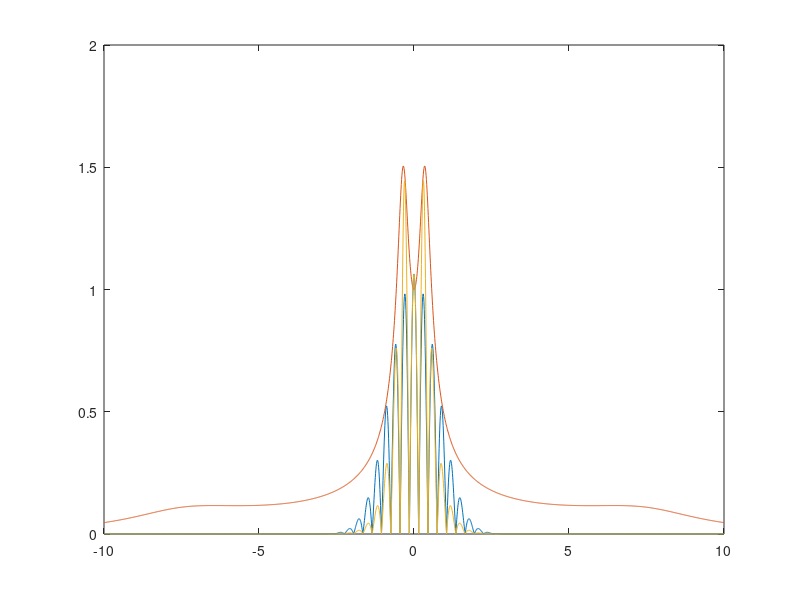

MATLAB code to generate this figure:
M1 = 400;
M2 = 40;
K1 = 2500;
K2 = 100000;
B1 = 1000;
B2 = 0;

H = [1 0 0 0];
PHI = [0
    K2];
PSI = [0
    B2];
I = [1 0
    0 1];
M = [M1 0
    0 M2];
K = [K1 -K1
    -K1 K1+K2];
B = [B1 -B1
    -B1 B1+B2];

zeri= [0 0
    0 0];

zeri2 = [0 
     0];

F = [zeri I
    -inv(M)*K -inv(M)*B];

G1 = [0
      0
    M\PHI];

G2 = F*[0
    0
    M\PSI];

G = G1 + G2;

P = tf(ss(F,G,H,0));

%%

% t= 0:0.01:20;
% t0 = 10;
% 
% sigma = 3;
% u1 = exp(-((t-t0).^2)/sigma^2);
% sigma = 1;
% u2 = exp(-(t-t0).^2/sigma^2);
% sigma = .3;
% u3 = exp(-(t-t0).^2/sigma^2);

% lsim(P,u1,t);
% lsim(P,u2,t);
% lsim(P,u3,t);

% y1 = lsim(P,u1,t);
% y2 = lsim(P,u2,t);
% y3 = lsim(P,u3,t);

% plot(t, y1)
% hold on
% plot(t, y2)
% hold on
% plot(t, y3)
% hold off

%%

% f = -10:0.1:10;
% t0 = 10;
% 
% H = squeeze(freqresp(P, f*2*pi));
% 
% sigma = .3;
% U = sqrt(pi*sigma^2)*exp(-1i*2*pi*f*t0-pi^2*sigma^2*f.^2);
% Y = abs(U).*abs(H)';
% 
% plot(f, abs(U))
% hold on
% plot(f, abs(H))
% hold on
% plot(f, abs(Y))
% hold off

%%

t= 0:0.01:20;
t0 = 10;

sigma = 2;
u = exp(-((t-t0).^2)/sigma^2) + exp(-((t-4/3*t0).^2)/sigma^2);

lsim(P,u,t);

% y = lsim(P,u1,t);
% 
% plot(t, y)
% hold on

%%

f = -10:0.01:10;
t0 = 10;

H = squeeze(freqresp(P, f*2*pi));

sigma = .3;
U = sqrt(pi*sigma^2)*exp(-1i*2*pi*f*t0-pi^2*sigma^2*f.^2) + sqrt(pi*sigma^2)*exp(-1i*2*pi*f*4/3*t0-pi^2*sigma^2*f.^2);
Y = abs(U).*abs(H)';

plot(f, abs(U))
hold on
plot(f, abs(H))
hold on
plot(f, abs(Y))
hold off